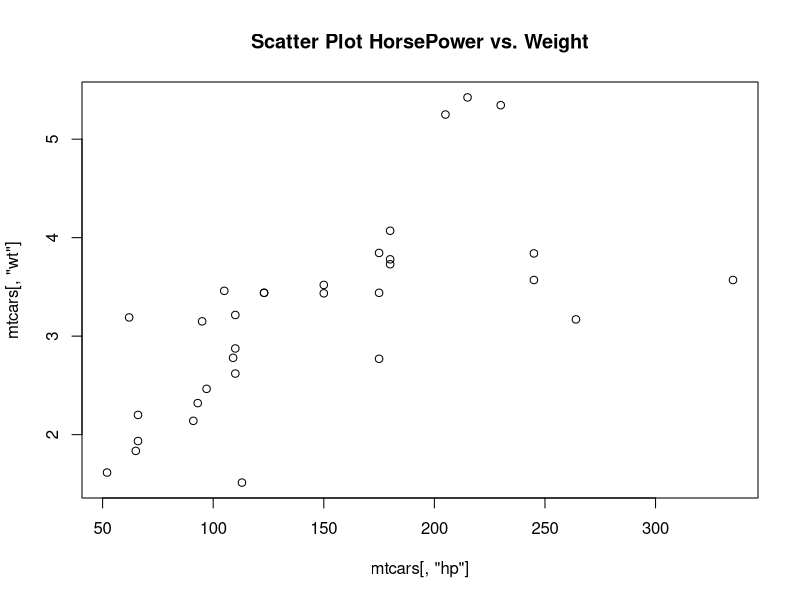
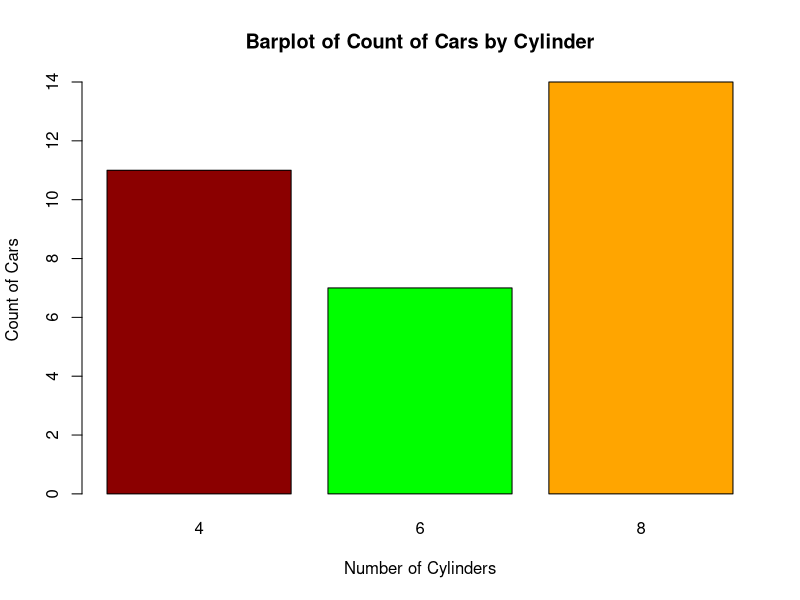
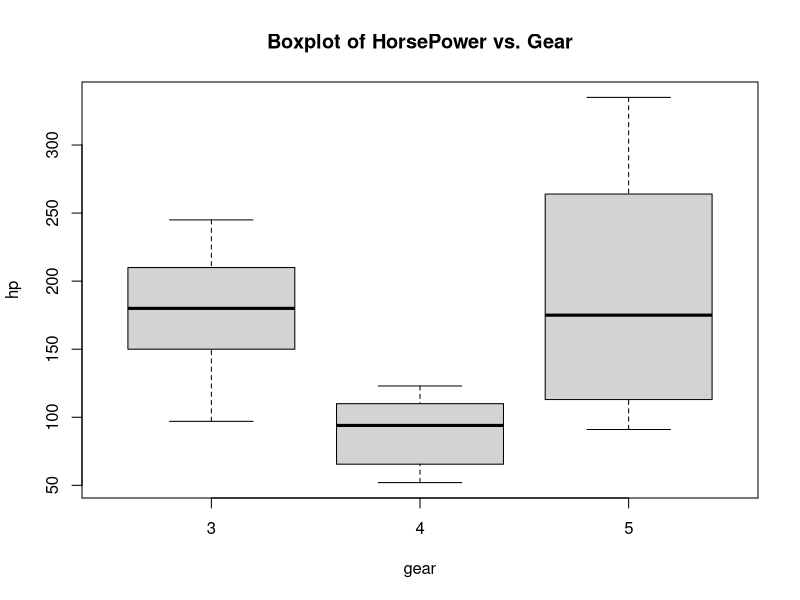
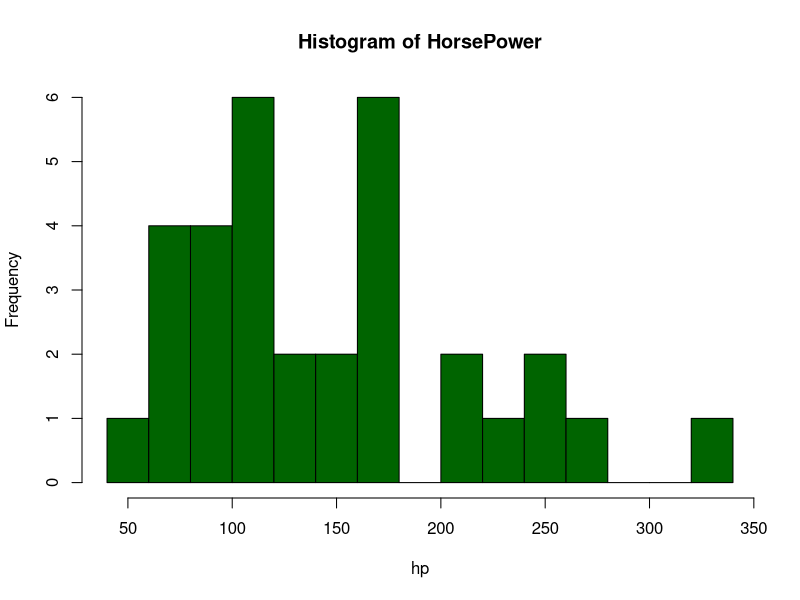
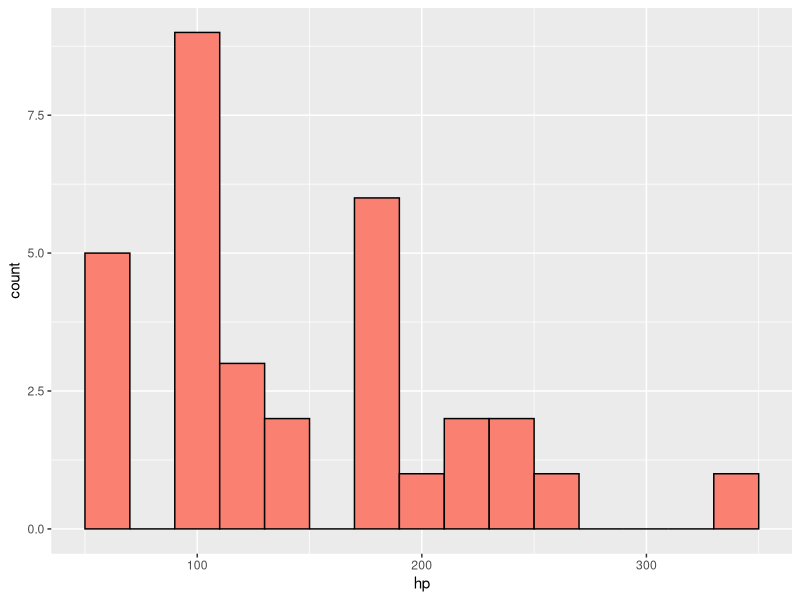

Write R code to recreate these figures, in order.
# ----------------- Loading R example data set -----------------
data()
data(mtcars)

# ----------------- Looking at metadata of metadata -----------------
# "?mtcars" This only works for data sets loaded into R
mtcars 
dim(mtcars) # 32 11
ncol(mtcars) # 11
nrow(mtcars) # 32
# View(mtcars)
head(mtcars)
head(x=mtcars, n=7)
tail(mtcars)
tail(x=mtcars, n=2)
str(mtcars)
rownames(mtcars)
colnames(mtcars)
summary(mtcars)

# View() is not recommended for viewing large data sets because it can
# cause your cpu to crash if the file is large.  Instead look at the
# head and tail of the table

# ----------------- Filtering -----------------
mtcars[,'cyl'] # [1] 6 6 4 6 8 6 8 4 4 6 6 8 8 8 8 8 8 4 4 4 4 8 8 8 8 4 4 4 8 6 8 4
mtcars$cyl     # [1] 6 6 4 6 8 6 8 4 4 6 6 8 8 8 8 8 8 4 4 4 4 8 8 8 8 4 4 4 8 6 8 4

mtcars[,'cyl'] == 4
# [1] FALSE FALSE  TRUE FALSE FALSE FALSE FALSE  TRUE  TRUE FALSE FALSE FALSE FALSE FALSE FALSE FALSE
# [17] FALSE  TRUE  TRUE  TRUE  TRUE FALSE FALSE FALSE FALSE  TRUE  TRUE  TRUE FALSE FALSE FALSE  TRUE

# Single condition
mtcars[mtcars[,'cyl'] == 4,]
#                 mpg cyl  disp  hp drat    wt  qsec vs am gear carb
# Datsun 710     22.8   4 108.0  93 3.85 2.320 18.61  1  1    4    1
# Merc 240D      24.4   4 146.7  62 3.69 3.190 20.00  1  0    4    2
# Merc 230       22.8   4 140.8  95 3.92 3.150 22.90  1  0    4    2
# Fiat 128       32.4   4  78.7  66 4.08 2.200 19.47  1  1    4    1
# Honda Civic    30.4   4  75.7  52 4.93 1.615 18.52  1  1    4    2
# Toyota Corolla 33.9   4  71.1  65 4.22 1.835 19.90  1  1    4    1
# Toyota Corona  21.5   4 120.1  97 3.70 2.465 20.01  1  0    3    1
# Fiat X1-9      27.3   4  79.0  66 4.08 1.935 18.90  1  1    4    1
# Porsche 914-2  26.0   4 120.3  91 4.43 2.140 16.70  0  1    5    2
# Lotus Europa   30.4   4  95.1 113 3.77 1.513 16.90  1  1    5    2
# Volvo 142E     21.4   4 121.0 109 4.11 2.780 18.60  1  1    4    2

# Multiple conditions
mtcars[(mtcars[,'cyl'] == 4) | (mtcars[,'cyl'] == 6),]
#                 mpg cyl  disp  hp drat    wt  qsec vs am gear carb
# Mazda RX4      21.0   6 160.0 110 3.90 2.620 16.46  0  1    4    4
# Mazda RX4 Wag  21.0   6 160.0 110 3.90 2.875 17.02  0  1    4    4
# Datsun 710     22.8   4 108.0  93 3.85 2.320 18.61  1  1    4    1
# Hornet 4 Drive 21.4   6 258.0 110 3.08 3.215 19.44  1  0    3    1
# Valiant        18.1   6 225.0 105 2.76 3.460 20.22  1  0    3    1
# Merc 240D      24.4   4 146.7  62 3.69 3.190 20.00  1  0    4    2
# Merc 230       22.8   4 140.8  95 3.92 3.150 22.90  1  0    4    2
# Merc 280       19.2   6 167.6 123 3.92 3.440 18.30  1  0    4    4
# Merc 280C      17.8   6 167.6 123 3.92 3.440 18.90  1  0    4    4
# Fiat 128       32.4   4  78.7  66 4.08 2.200 19.47  1  1    4    1
# Honda Civic    30.4   4  75.7  52 4.93 1.615 18.52  1  1    4    2
# Toyota Corolla 33.9   4  71.1  65 4.22 1.835 19.90  1  1    4    1
# Toyota Corona  21.5   4 120.1  97 3.70 2.465 20.01  1  0    3    1
# Fiat X1-9      27.3   4  79.0  66 4.08 1.935 18.90  1  1    4    1
# Porsche 914-2  26.0   4 120.3  91 4.43 2.140 16.70  0  1    5    2
# Lotus Europa   30.4   4  95.1 113 3.77 1.513 16.90  1  1    5    2
# Ferrari Dino   19.7   6 145.0 175 3.62 2.770 15.50  0  1    5    6
# Volvo 142E     21.4   4 121.0 109 4.11 2.780 18.60  1  1    4    2

# Multiple conditions across multiple columns
mtcars[(mtcars[,'cyl'] == 4) | (mtcars[,'gear'] == 3),]
#                       mpg cyl  disp  hp drat    wt  qsec vs am gear carb
# Datsun 710          22.8   4 108.0  93 3.85 2.320 18.61  1  1    4    1
# Hornet 4 Drive      21.4   6 258.0 110 3.08 3.215 19.44  1  0    3    1
# Hornet Sportabout   18.7   8 360.0 175 3.15 3.440 17.02  0  0    3    2
# Valiant             18.1   6 225.0 105 2.76 3.460 20.22  1  0    3    1
# Duster 360          14.3   8 360.0 245 3.21 3.570 15.84  0  0    3    4
# Merc 240D           24.4   4 146.7  62 3.69 3.190 20.00  1  0    4    2
# Merc 230            22.8   4 140.8  95 3.92 3.150 22.90  1  0    4    2
# Merc 450SE          16.4   8 275.8 180 3.07 4.070 17.40  0  0    3    3
# Merc 450SL          17.3   8 275.8 180 3.07 3.730 17.60  0  0    3    3
# Merc 450SLC         15.2   8 275.8 180 3.07 3.780 18.00  0  0    3    3
# Cadillac Fleetwood  10.4   8 472.0 205 2.93 5.250 17.98  0  0    3    4
# Lincoln Continental 10.4   8 460.0 215 3.00 5.424 17.82  0  0    3    4
# Chrysler Imperial   14.7   8 440.0 230 3.23 5.345 17.42  0  0    3    4
# Fiat 128            32.4   4  78.7  66 4.08 2.200 19.47  1  1    4    1
# Honda Civic         30.4   4  75.7  52 4.93 1.615 18.52  1  1    4    2
# Toyota Corolla      33.9   4  71.1  65 4.22 1.835 19.90  1  1    4    1
# Toyota Corona       21.5   4 120.1  97 3.70 2.465 20.01  1  0    3    1
# Dodge Challenger    15.5   8 318.0 150 2.76 3.520 16.87  0  0    3    2
# AMC Javelin         15.2   8 304.0 150 3.15 3.435 17.30  0  0    3    2
# Camaro Z28          13.3   8 350.0 245 3.73 3.840 15.41  0  0    3    4
# Pontiac Firebird    19.2   8 400.0 175 3.08 3.845 17.05  0  0    3    2
# Fiat X1-9           27.3   4  79.0  66 4.08 1.935 18.90  1  1    4    1
# Porsche 914-2       26.0   4 120.3  91 4.43 2.140 16.70  0  1    5    2
# Lotus Europa        30.4   4  95.1 113 3.77 1.513 16.90  1  1    5    2
# Volvo 142E          21.4   4 121.0 109 4.11 2.780 18.60  1  1    4    2

# Multiple conditions 
mtcars[(mtcars[,'cyl'] == 4) & (mtcars[,'gear'] == 3),]
#                      mpg cyl  disp hp drat    wt  qsec vs am gear carb
# Toyota Corona       21.5   4 120.1 97  3.7 2.465 20.01  1  0    3    1

# Returning rows where something is not a value
mtcars[mtcars[,'cyl'] != 4,] 

# Multiple conditions
# Alternatively to search for multiple conditions you can build a list with 
# all of the conditions and pass it into a filter
cyl_list = c(4,6)
mtcars[mtcars[,'cyl'] %in% cyl_list,]
#                 mpg cyl  disp  hp drat    wt  qsec vs am gear carb
# Mazda RX4      21.0   6 160.0 110 3.90 2.620 16.46  0  1    4    4
# Mazda RX4 Wag  21.0   6 160.0 110 3.90 2.875 17.02  0  1    4    4
# Datsun 710     22.8   4 108.0  93 3.85 2.320 18.61  1  1    4    1
# Hornet 4 Drive 21.4   6 258.0 110 3.08 3.215 19.44  1  0    3    1
# Valiant        18.1   6 225.0 105 2.76 3.460 20.22  1  0    3    1
# Merc 240D      24.4   4 146.7  62 3.69 3.190 20.00  1  0    4    2
# Merc 230       22.8   4 140.8  95 3.92 3.150 22.90  1  0    4    2
# Merc 280       19.2   6 167.6 123 3.92 3.440 18.30  1  0    4    4
# Merc 280C      17.8   6 167.6 123 3.92 3.440 18.90  1  0    4    4
# Fiat 128       32.4   4  78.7  66 4.08 2.200 19.47  1  1    4    1
# Honda Civic    30.4   4  75.7  52 4.93 1.615 18.52  1  1    4    2
# Toyota Corolla 33.9   4  71.1  65 4.22 1.835 19.90  1  1    4    1
# Toyota Corona  21.5   4 120.1  97 3.70 2.465 20.01  1  0    3    1
# Fiat X1-9      27.3   4  79.0  66 4.08 1.935 18.90  1  1    4    1
# Porsche 914-2  26.0   4 120.3  91 4.43 2.140 16.70  0  1    5    2
# Lotus Europa   30.4   4  95.1 113 3.77 1.513 16.90  1  1    5    2
# Ferrari Dino   19.7   6 145.0 175 3.62 2.770 15.50  0  1    5    6
# Volvo 142E     21.4   4 121.0 109 4.11 2.780 18.60  1  1    4    2

mtcars[(mtcars[,'hp'] >100) & (mtcars[,'hp'] < 110),] 
#             mpg cyl disp  hp drat   wt  qsec vs am gear carb
# Valiant    18.1   6  225 105 2.76 3.46 20.22  1  0    3    1
# Volvo 142E 21.4   4  121 109 4.11 2.78 18.60  1  1    4    2

# ----------------- Creating new columns -----------------
mtcars[,'hp_wt'] = mtcars[,'hp']/mtcars[,'wt']

head(x=mtcars, n=3)
#                mpg cyl disp  hp drat    wt  qsec vs am gear carb    hp_wt
# Mazda RX4     21.0   6  160 110 3.90 2.620 16.46  0  1    4    4 41.98473
# Mazda RX4 Wag 21.0   6  160 110 3.90 2.875 17.02  0  1    4    4 38.26087
# Datsun 710    22.8   4  108  93 3.85 2.320 18.61  1  1    4    1 40.08621

mtcars[,'hp_squared'] = mtcars[,'hp'] **2
head(x=mtcars, n=3)
#                mpg cyl disp  hp drat    wt  qsec vs am gear carb    hp_wt hp_squared
# Mazda RX4     21.0   6  160 110 3.90 2.620 16.46  0  1    4    4 41.98473      12100
# Mazda RX4 Wag 21.0   6  160 110 3.90 2.875 17.02  0  1    4    4 38.26087      12100
# Datsun 710    22.8   4  108  93 3.85 2.320 18.61  1  1    4    1 40.08621       8649

mtcars[,'model'] = rownames(mtcars)
head(x=mtcars, n=3)
#                mpg cyl disp  hp drat    wt  qsec vs am gear carb    hp_wt hp_squared         model
# Mazda RX4     21.0   6  160 110 3.90 2.620 16.46  0  1    4    4 41.98473      12100     Mazda RX4
# Mazda RX4 Wag 21.0   6  160 110 3.90 2.875 17.02  0  1    4    4 38.26087      12100 Mazda RX4 Wag
# Datsun 710    22.8   4  108  93 3.85 2.320 18.61  1  1    4    1 40.08621       8649    Datsun 710

# ----------------- Apply family -----------------
data(iris)

# Sometimes you have to specify columns because the data frame puts characters
# or factors into the function instead of the actual integer values of the elements 
apply(X=iris[,1:4], MARGIN=2, FUN=mean)
lapply(X=iris, FUN=mean)
lapply(X=iris[,1:4], FUN=sum)
sapply(X=iris[,1:4], FUN=sum)

# ----------------- New column with Sapply -----------------
models = strsplit(x=mtcars[,'model'], split=' ')
# [[1]]
# [1] "Mazda" "RX4"  
# 
# [[2]]
# [1] "Mazda" "RX4"   "Wag"  
# 
# [[3]]
# [1] "Datsun" "710"   
# 
# [[4]]
# [1] "Hornet" "4"      "Drive" 
# 
# [[5]]
# [1] "Hornet"     "Sportabout"
# 
# [[6]]
# [1] "Valiant"
# 
# [[7]]
# [1] "Duster" "360"   
# 
# [[8]]
# [1] "Merc" "240D"
# 
# [[9]]
# [1] "Merc" "230" 
# 
# [[10]]
# [1] "Merc" "280" 
# 
# [[11]]
# [1] "Merc" "280C"
# 
# [[12]]
# [1] "Merc"  "450SE"
# 
# [[13]]
# [1] "Merc"  "450SL"
# 
# [[14]]
# [1] "Merc"   "450SLC"
# 
# [[15]]
# [1] "Cadillac"  "Fleetwood"
# 
# [[16]]
# [1] "Lincoln"     "Continental"
# 
# [[17]]
# [1] "Chrysler" "Imperial"
# 
# [[18]]
# [1] "Fiat" "128" 
# 
# [[19]]
# [1] "Honda" "Civic"
# 
# [[20]]
# [1] "Toyota"  "Corolla"
# 
# [[21]]
# [1] "Toyota" "Corona"
# 
# [[22]]
# [1] "Dodge"      "Challenger"
# 
# [[23]]
# [1] "AMC"     "Javelin"
# 
# [[24]]
# [1] "Camaro" "Z28"   
# 
# [[25]]
# [1] "Pontiac"  "Firebird"
# 
# [[26]]
# [1] "Fiat" "X1-9"
# 
# [[27]]
# [1] "Porsche" "914-2"  
# 
# [[28]]
# [1] "Lotus"  "Europa"
# 
# [[29]]
# [1] "Ford"    "Pantera" "L"      
# 
# [[30]]
# [1] "Ferrari" "Dino"   
# 
# [[31]]
# [1] "Maserati" "Bora"    
# 
# [[32]]
# [1] "Volvo" "142E" 

sapply(X=models, FUN='[', n=1)
# '[' passed into function (FUN) makes it so that it doesn't do anything
# n=1 grabs the 1st element 

# [1] "Mazda"    "Mazda"    "Datsun"   "Hornet"   "Hornet"   "Valiant"  "Duster"   "Merc"    
# [9] "Merc"     "Merc"     "Merc"     "Merc"     "Merc"     "Merc"     "Cadillac" "Lincoln" 
# [17] "Chrysler" "Fiat"     "Honda"    "Toyota"   "Toyota"   "Dodge"    "AMC"      "Camaro"  
# [25] "Pontiac"  "Fiat"     "Porsche"  "Lotus"    "Ford"     "Ferrari"  "Maserati" "Volvo"  

mtcars$brand = sapply(X=models, FUN='[', n=1)
# It is important to use sapply instead of lapply.  Because lapply will result
# in a list.  Whereas sapply will result in a vector.  When you aggregate data,
# it is recommended to store the data as vectors.  

head(x=mtcars[10:15], n=3)
#               gear carb    hp_wt hp_squared         model  brand
# Mazda RX4        4    4 41.98473      12100     Mazda RX4  Mazda
# Mazda RX4 Wag    4    4 38.26087      12100 Mazda RX4 Wag  Mazda
# Datsun 710       4    1 40.08621       8649    Datsun 710 Datsun

# ----------------- Aggregating and sorting -----------------
# Mean of horsepower by brand
hp_brands = aggregate(
  x=mtcars[,'hp'],
  by=list(mtcars[,'brand']),
  FUN=mean
)

colnames(hp_brands) = c('brand', 'mean_hp')
head(hp_brands)

#      brand mean_hp
# 1      AMC     150
# 2 Cadillac     205
# 3   Camaro     245
# 4 Chrysler     230
# 5   Datsun      93
# 6    Dodge     150

hp_brands[order(-hp_brands[,'mean_hp']),] # Descending
hp_brands[order(hp_brands[,'mean_hp']),] # Ascending

hp_brands = hp_brands[order(-hp_brands[,'mean_hp']),]
head(hp_brands)
#       brand mean_hp
# 15 Maserati     335
# 10     Ford     264
# 3    Camaro     245
# 7    Duster     245
# 4  Chrysler     230
# 13  Lincoln     215

# ----------------- Merging data frames/Joining tables -----------------
# Removing columns
mtcars[,'model'] = NULL
mtcars[,'hp_squared'] = NULL
mtcars[,'hp_wt'] = NULL

# Adding  a column
mtcars[,'car_model'] = rownames(mtcars)

# Create a table that shares a column
brands_origin = data.frame(
  brand = c("Mazda", "Toyota", "Fiat", "Volvo", "Skoda"),
  country = c("Japan", "Japan", "Italy", "Sweden", "Czech Republic")
)

#       brand        country
# 1     Mazda          Japan
# 2    Toyota          Japan
# 3      Fiat          Italy
# 4     Volvo         Sweden
# 5     Skoda Czech Republic

# Inner Join 
mtcars_origin = merge(x=mtcars, y=brands_origin, by="brand")

# Left Join 
mtcars_origin_left = merge(x=mtcars, y=brands_origin, by="brand", all.x=TRUE)

# Right Join 
mtcars_origin_right = merge(x=mtcars, y=brands_origin, by="brand", all.y=TRUE)

# Full Outer Join
mtcars_origin_full = merge(x=mtcars, y=brands_origin, by="brand", all=TRUE)

# ----------------- Merging data frames/Joining tables using a SQL like library -----------------
install.packages("sqldf")
library(sqldf)

sql_df = sqldf('SELECT a.*, b.* 
                FROM mtcars as a
                INNER JOIN brands_origin as b
                USING (brand)
               ')

#    mpg cyl  disp  hp drat    wt  qsec vs am gear carb  brand      car_model  brand country
# 1 21.0   6 160.0 110 3.90 2.620 16.46  0  1    4    4  Mazda      Mazda RX4  Mazda   Japan
# 2 21.0   6 160.0 110 3.90 2.875 17.02  0  1    4    4  Mazda  Mazda RX4 Wag  Mazda   Japan
# 3 32.4   4  78.7  66 4.08 2.200 19.47  1  1    4    1   Fiat       Fiat 128   Fiat   Italy
# 4 33.9   4  71.1  65 4.22 1.835 19.90  1  1    4    1 Toyota Toyota Corolla Toyota   Japan
# 5 21.5   4 120.1  97 3.70 2.465 20.01  1  0    3    1 Toyota  Toyota Corona Toyota   Japan
# 6 27.3   4  79.0  66 4.08 1.935 18.90  1  1    4    1   Fiat      Fiat X1-9   Fiat   Italy
# 7 21.4   4 121.0 109 4.11 2.780 18.60  1  1    4    2  Volvo     Volvo 142E  Volvo  Sweden

# ----------------- Plotting -----------------
# Removing columns
mtcars[,'brand'] = NULL
mtcars[,'car_model'] = NULL

# Scatter plot
plot(x=mtcars[,'hp'], 
     y=mtcars[,'wt'], 
     main='Scatter Plot HorsePower vs. Weight'
     )

# Bar plot
count_cyl = table(mtcars[,'cyl'])
# 4  6  8 
# 11  7 14

barplot(count_cyl, 
        main='Barplot of Count of Cars by Cylinder',
        xlab='Number of Cylinders',
        ylab='Count of Cars',
        col=c('darkred', 'green', 'orange')
        )

# Box plot
boxplot(hp~gear, 
        data=mtcars,
        main='Boxplot of HorsePower vs. Gear'
        )

# Histogram
hist(x=mtcars[,'hp'],
     main='Histogram of HorsePower',
     col=c('darkgreen'),
     breaks=20,
     xlab='hp'
     )

# ----------------- GGPlot2 Overview -----------------
install.packages('ggplot2')
library(ggplot2)

ggplot(
  data=mtcars,
  aes(x=hp),
) + geom_histogram(fill="salmon", 
                   color="black", 
                   binwidth=20
                   )

# ----------------- Practice problems -----------------
# Load the swiss dataset from R - don't forget
# that you don't need to assign it to a variable
# as it is an internal dataset from R
data()
data(swiss)

# Extract dimensions of the dataframe and store
# it in a variable called dim_swiss
dim_swiss = dim(swiss)

# Create a column in the swiss dataframe
# with the rownames of the table
# called municipality
swiss[,'municipality'] = rownames(swiss)

# Filter rows on the swiss dataset with 
# agriculture less than 10 and store the 
# result in a dataframe called low_agriculture
low_agriculture = swiss[swiss[,'Agriculture'] <10,]

# Extract the rows of the dataframe that have 
# the column Education with the values 6, 8 and
# 10 - store them in a data frame called 
# education_levels 
cyl_list = c(6, 8, 10)
education_levels = swiss[swiss[,'Education'] %in% cyl_list,]

# Extract the rows of the dataframe that have 
# education higher than 10 and catholic less than or equal 
# to 50 - store the rows in a filter_3 named object
filter_3 = swiss[(swiss[,'Education'] > 10) & (swiss[,'Catholic'] <= 50),]

# Check the mean of the first 6 variables in the swiss dataset
# Hint: Use one of the apply family functions!

mean_swiss = sapply(X=swiss[,1:6], FUN=mean)

# Sort the dataframe swiss by the column Infant.mortality 
# in a descending order - store it in a dataframe called 
# sorted_swiss
sorted_swiss = swiss[order(-swiss[,'Infant.Mortality']),]

# Create a new dataframe with two columns
# that maps the municipality 
# to it's canton with the data:
# municipality = c('ValdeTravers','Boudry','Sion','Orbe','Lavaux')
# canton = c('Neuchatel','Neuchatel','Valais','Vaud','Vaud')

# Store the resulting object in a data frame called cantons
cantons = data.frame(
  municipality = c('ValdeTravers','Boudry','Sion','Orbe','Lavaux'),
  canton = c('Neuchatel','Neuchatel','Valais','Vaud','Vaud')
)

# Perform a left merge between swiss and the cantons dataset 
# and store the resulting object in a left_swiss named object

# Hint: you can use the municipality to connect both datasets!

left_swiss = merge(x=swiss, y=cantons, by="municipality", all.x=TRUE)

# Perform an inner merge between cantons and the swiss dataset 
# and store the resulting object in a inner_swiss named object

inner_swiss = merge(x=swiss, y=cantons, by="municipality")

# Check the maximum value of Education by Canton 
# Hint: Use the aggregate function!

# Store the object in a max_education_canton

max_education_canton = aggregate(x=inner_swiss[,'Education'], 
                                 by=list(inner_swiss[,'canton']),
                                 FUN=max)
